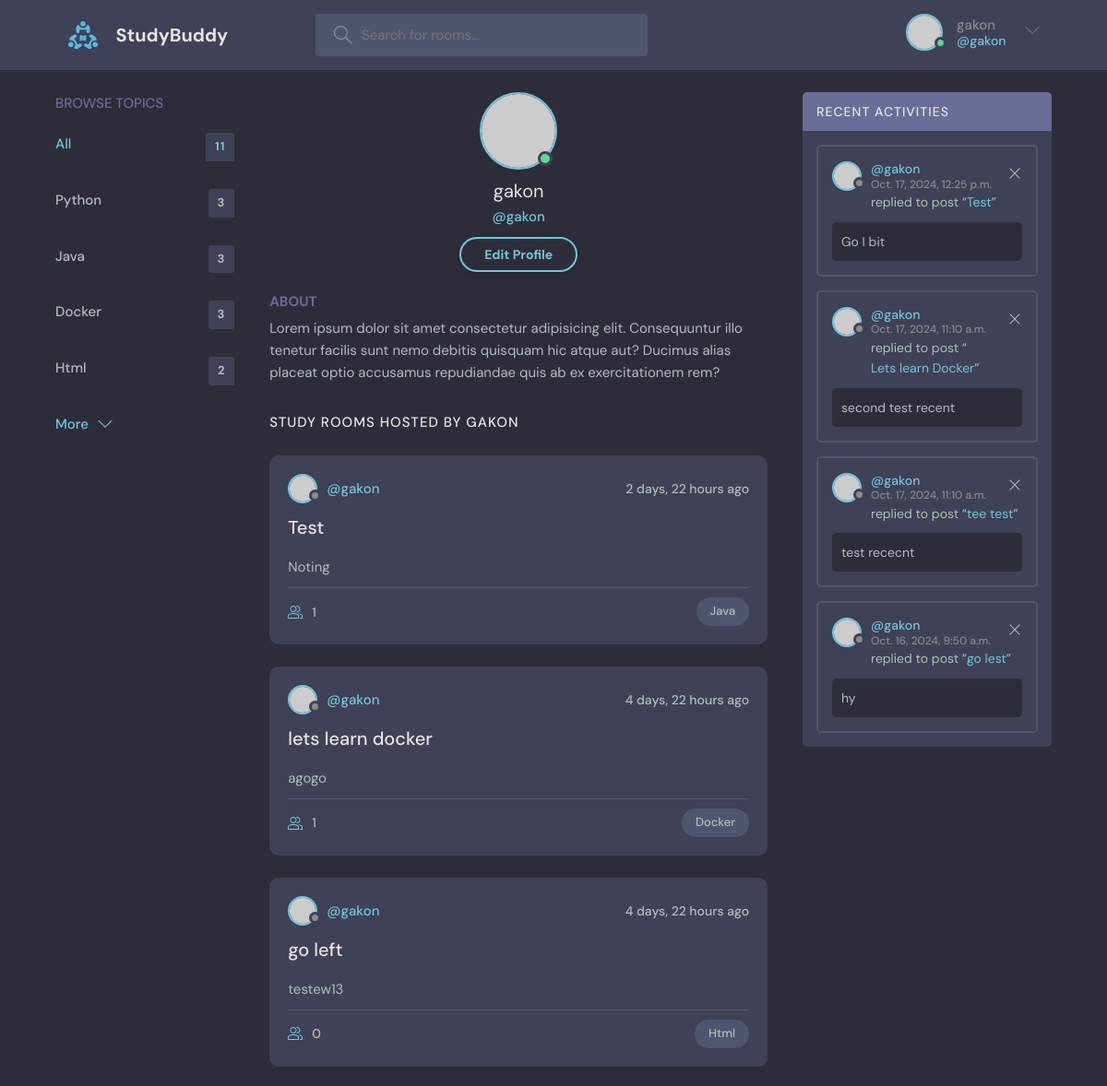
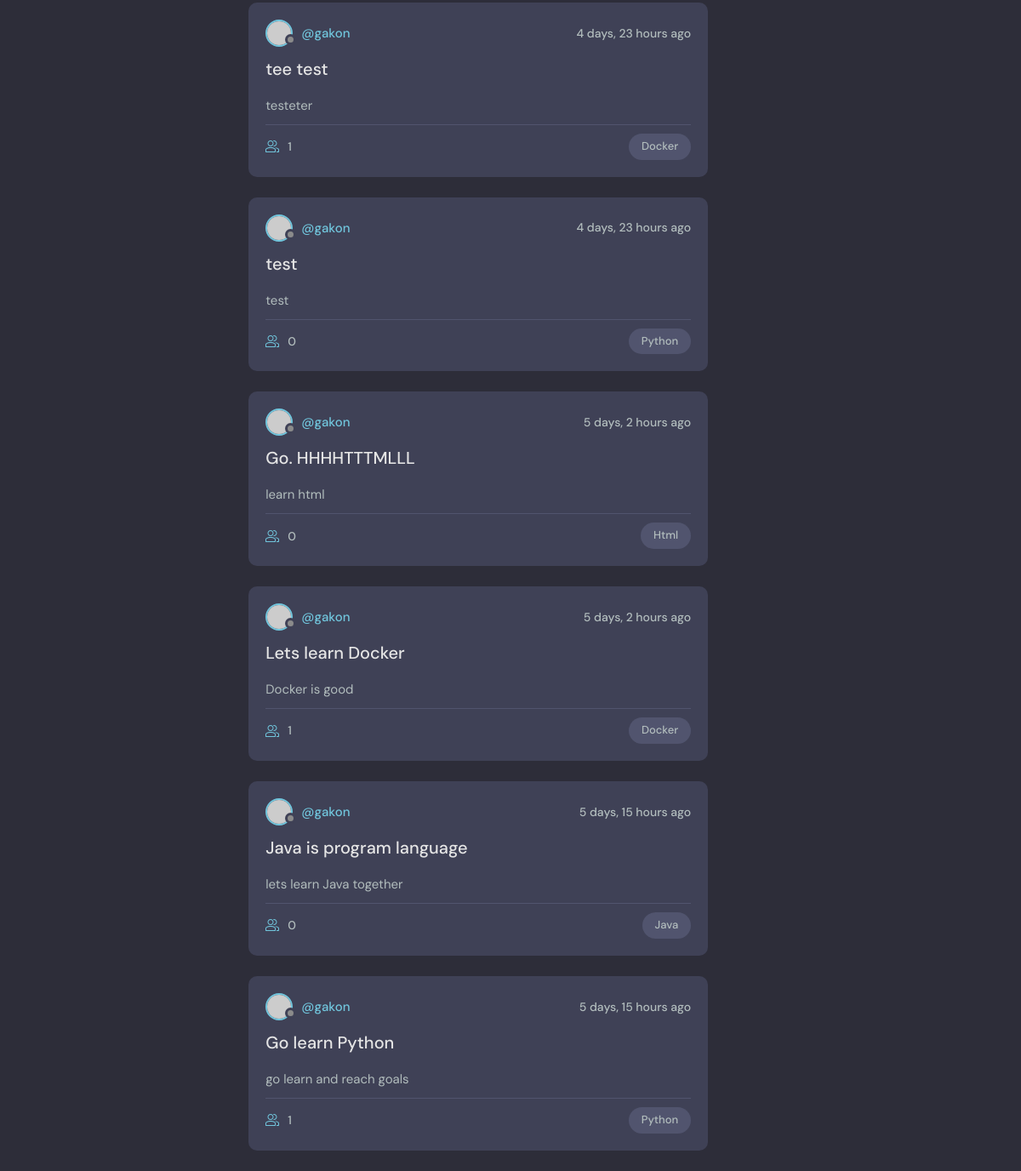
/profile/ (signed in), run on the app's committed database (2 pictures, top to bottom).
### base/models.py (models this page shows, shortened)
class Topics(models.Model):
    name = models.CharField(max_length=200)
    class Meta:
        pass
    def __str__(self):
        return self.name

class Rooms(models.Model):
    host = models.ForeignKey(User,on_delete=models.SET_NULL,null=True)
    topic = models.ForeignKey(Topics,on_delete=models.SET_NULL,null=True)
    name = models.CharField(max_length=200)
    description = models.TextField(max_length=2000)
    participants = models.ManyToManyField(
        User, related_name='participants', blank=True)
    created = models.DateTimeField(auto_now = True)
    updated = models.DateTimeField(auto_now_add=True)
    class Meta:
        ordering = ['-created']

class Message(models.Model):
    User = models.ForeignKey(User,on_delete=models.CASCADE)
    Room = models.ForeignKey(Rooms,on_delete=models.CASCADE)
    body = models.TextField(max_length=2000,null=True)
    created = models.DateTimeField(auto_now= True)
    updated = models.DateTimeField(auto_now_add=True)
    class Meta:
        ordering = ['-created']

### base/views.py (the view)
# urls.py: path('profile/', views.profile_page,name='profile'),
def profile_page(request):
    q = request.GET.get('q') if request.GET.get('q') != None else ''
    topics = Topics.objects.all()
    rooms_count = Rooms.objects.all().count()
    messages = Message.objects.filter(User=request.user)[0:4]
    rooms = Rooms.objects.filter(host=request.user)
    context = {'topics': topics,
               'rooms_count': rooms_count,
               'messages': messages,
               'rooms': rooms,
               }
    return render(request,'profile.html',context)

### templates/profile.html (shortened to what this page needs)
{% extends "main.html" %}
{%block content%}
<main class="layout layout--3">
      <div class="container">
        <div class="topics">
          <div class="topics__header">
            <h2>Browse Topics</h2>
          </div>
          <ul class="topics__list">
            <li>
              <a href="{%url 'topic-room' 'All' %}" class="active">All <span>{{rooms_count}}</span></a>
            </li>
            {%for topic in topics%}
            <li>
              <a href="{%url 'topic-room' topic.name %}">{{topic}} <span>{{topic.rooms_set.all.count}}</span></a>
            </li>
            {% endfor %}
          </ul>
          <a class="btn btn--link" href="topics.html">
            More
            <svg version="1.1" xmlns="http://www.w3.org/2000/svg" width="32" height="32" viewBox="0 0 32 32">
              <title>chevron-down</title>
              <path d="M16 21l-13-13h-3l16 16 16-16h-3l-13 13z"></path>
            </svg>
          </a>
        </div>
        <div class="roomList">
        <div class="profile">
          <div class="profile__avatar">
            <div class="avatar avatar--large active">
              <img src="https://randomuser.me/api/portraits/men/11.jpg" />
            </div>
          </div>
          <div class="profile__info">
            <h3>{{request.user.username}}</h3>
            <p>@{{request.user.username}}</p>
            <a href="{% url 'edit-user'%}" class="btn btn--main btn--pill">Edit Profile</a>
          </div>
          <div class="profile__about">
            <h3>About</h3>
            <p>
              Lorem ipsum dolor sit amet consectetur adipisicing elit. Consequuntur illo tenetur
              facilis sunt nemo debitis quisquam hic atque aut? Ducimus alias placeat optio
              accusamus repudiandae quis ab ex exercitationem rem?
            </p>
          </div>
        </div>
        <div class="roomList__header">
          <div>
            <h2>Study Rooms Hosted by {{request.user.username}}</a>
            </h2>
          </div>
        </div>
        {% for room in rooms %}
        <div class="roomListRoom">
          <div class="roomListRoom__header">
            <a href="profile.html" class="roomListRoom__author">
              <div class="avatar avatar--small">
                <img src="https://randomuser.me/api/portraits/women/11.jpg" />
              </div>
              <span>@{{room.host}}</span>
            </a>
            <div class="roomListRoom__actions">
              <span>{{room.created|timesince}} ago</span>
            </div>
          </div>
          <div class="roomListRoom__content">
            <a href="{% url 'room' room.id %}">{{room.name}}</a>
            <p>
              {{room.description}}
            </p>
          </div>
          <div class="roomListRoom__meta">
            <a href="{% url 'room' room.id %}" class="roomListRoom__joined">
              {{room.participants.count}}
            </a>
            <p class="roomListRoom__topic">{{room.topic}}</p>
          </div>
        </div>
        {%endfor%}
      </div>
        <div class="activities">
          <div class="activities__header">
            <h2>Recent Activities</h2>
          </div>
          {% for message in messages %}
          <div class="activities__box">
            <div class="activities__boxHeader roomListRoom__header">
              <a href="profile.html" class="roomListRoom__author">
                <div class="avatar avatar--small">
                  <img src="https://randomuser.me/api/portraits/women/11.jpg" />
                </div>
                <p>
                  @{{message.User}}
                  <span>{{message.created}}</span>
                </p>
              </a>
              <div class="roomListRoom__actions">
                <a href="#">
                  <svg version="1.1" xmlns="http://www.w3.org/2000/svg" width="32" height="32" viewBox="0 0 32 32">
                    <title>remove</title>
                    <path
                      d="M27.314 6.019l-1.333-1.333-9.98 9.981-9.981-9.981-1.333 1.333 9.981 9.981-9.981 9.98 1.333 1.333 9.981-9.98 9.98 9.98 1.333-1.333-9.98-9.98 9.98-9.981z"
                    ></path>
                  </svg>
                </a>
              </div>
            </div>
            <div class="activities__boxContent">
              <p>replied to post “<a href="room.html">{{message.Room.name}}</a>”</p>
              <div class="activities__boxRoomContent">
                {{message.body}}
              </div>
            </div>
          </div>
          {% endfor %}
        </div>
      </div>
    </main>
{%endblock%}

### templates/main.html (shortened to what this page needs)
{% load static %}
<!DOCTYPE html>
<html lang="en">
  <head>
    <link rel="stylesheet" href="{% static 'style.css' %}" />
  </head>
  <body>
    <header class="header header--loggedIn">
      <div class="container">
        <a href="/" class="header__logo">
          <img src="{% static 'assets/logo.svg' %}" />
          <h1>StudyBuddy</h1>
        </a>
        <form class="header__search" method="GET" action="{%url 'home'%}">
          <label>
            <input name='q' placeholder="Search for rooms..." />
          </label>
        </form>
        <nav class="header__menu">
          {%if not request.user.is_authenticated%}
          <a href="{%url 'login'%}">
            <img src="{%static '/assets/avatar.svg'%}" />
            <p>Login</p>
          </a>
          {%else%}
          <div class="header__user">
            <a href="{% url 'profile' %}">
              <div class="avatar avatar--medium active">
                <img src="https://randomuser.me/api/portraits/men/37.jpg" />
              </div>
              <p>{{request.user.username}} <span>@{{request.user.username}}</span></p>
            </a>
            <button class="dropdown-button">
              <svg version="1.1" xmlns="http://www.w3.org/2000/svg" width="32" height="32" viewBox="0 0 32 32">
                <title>chevron-down</title>
                <path d="M16 21l-13-13h-3l16 16 16-16h-3l-13 13z"></path>
              </svg>
            </button>
          </div>
          {%endif%}
        </nav>
      </div>
    </header>
    {% block content %}
    {% endblock %}
  </body>
</html>

### data on the page
Topics: name "Python", rooms_set.all.count "3"
Topics: name "Java", rooms_set.all.count "3"
Topics: name "Docker", rooms_set.all.count "3"
Topics: name "Html", rooms_set.all.count "2"
Rooms: host "gakon", created "2 days, 22 hours", name "Test", description "Noting", participants.count "1", topic "Java"
Rooms: host "gakon", created "4 days, 22 hours", name "lets learn docker", description "agogo", participants.count "1", topic "Docker"
Rooms: host "gakon", created "4 days, 22 hours", name "go left", description "testew13", participants.count "0", topic "Html"
Rooms: host "gakon", created "4 days, 23 hours", name "tee test", description "testeter", participants.count "1", topic "Docker"
Rooms: host "gakon", created "4 days, 23 hours", name "test", description "test", participants.count "0", topic "Python"
Rooms: host "gakon", created "5 days, 2 hours", name "Go. HHHHTTTMLLL", description "learn html", participants.count "0", topic "Html"
Rooms: host "gakon", created "5 days, 2 hours", name "Lets learn Docker", description "Docker is good", participants.count "1", topic "Docker"
Rooms: host "gakon", created "5 days, 15 hours", name "Java is program language", description "lets learn Java together", participants.count "0", topic "Java"
Rooms: host "gakon", created "5 days, 15 hours", name "Go learn Python", description "go learn and reach goals", participants.count "1", topic "Python"
Message: User "gakon", created "Oct. 17, 2024, 12:25 p.m.", Room.name "Test", body "Go I bit"
Message: User "gakon", created "Oct. 17, 2024, 11:10 a.m.", Room.name "Lets learn Docker", body "second test recent"
Message: User "gakon", created "Oct. 17, 2024, 11:10 a.m.", Room.name "tee test", body "test rececnt"
Message: User "gakon", created "Oct. 16, 2024, 9:50 a.m.", Room.name "go lest", body "hy"

### other printed values
{{ request.user.username }} "gakon"
{{ rooms_count }} "11"
{{ request.user.username }} "GAKON"
